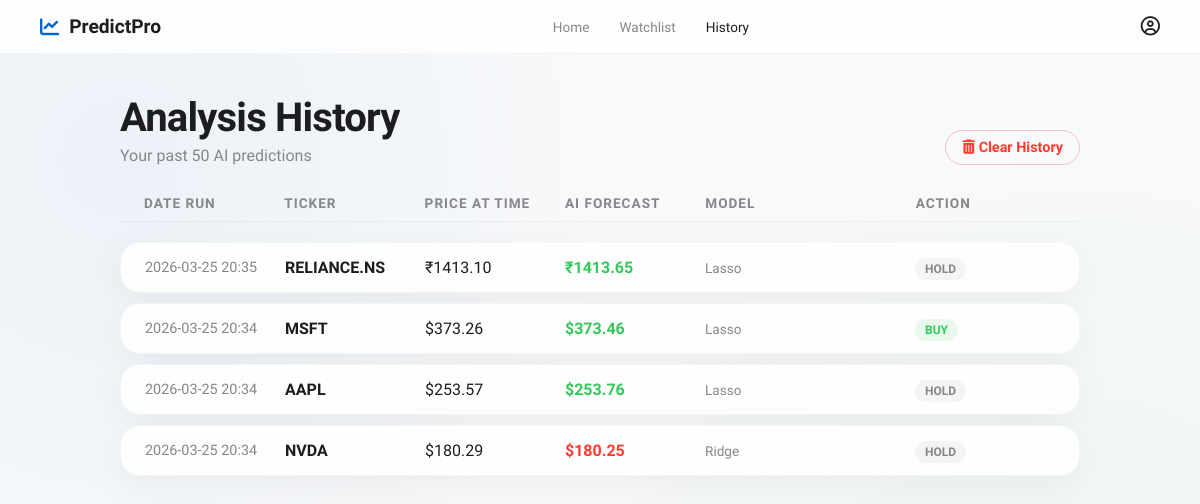
The app's page /history with its own data.
### database.py (models this page shows)
class BaseModel(Model):
    class Meta:
        database = db

class PredictionHistory(BaseModel):
    ticker = CharField()
    date_run = DateTimeField(default=datetime.now)
    current_price = FloatField()
    predicted_price = FloatField()
    currency = CharField(default="$")
    ai_suggestion = CharField()
    confidence_score = FloatField(null=True)
    strategy_explanation = TextField(null=True)
    model_used = CharField(default="XGBoost")

### app.py (the view)
@app.route('/history')
def history():
    db.connect(reuse_if_open=True)
    records = PredictionHistory.select().order_by(PredictionHistory.date_run.desc()).limit(50)
    history_data = [
        {
            "ticker": r.ticker,
            "date": r.date_run.strftime('%Y-%m-%d %H:%M'),
            "current_price": r.current_price,
            "predicted_price": r.predicted_price,
            "currency": getattr(r, 'currency', '$'),
            "suggestion": r.ai_suggestion,
            "model_used": getattr(r, 'model_used', 'XGBoost')
        } for r in records
    ]
    db.close()
    return render_template('history.html', history=history_data)

### templates/history.html (shortened to what this page needs)
<!DOCTYPE html>
<html lang="en">
<head>
    <link rel="stylesheet" href="{{ url_for('static', filename='style.css') }}">
    <link rel="stylesheet" href="https://cdnjs.cloudflare.com/ajax/libs/font-awesome/6.4.0/css/all.min.css">
</head>
<body>
    <nav class="navbar">
        <div class="nav-logo" style="color: var(--accent-blue); display: flex; align-items: center; gap: 10px;">
            <i class="fa-solid fa-chart-line"></i>
            <span style="font-weight: 700; font-size: 1.2rem; color: var(--text-primary);">PredictPro</span>
        </div>
        <div class="nav-links">
            <a href="/">Home</a>
            <a href="/watchlist">Watchlist</a>
            <a href="/history" class="active">History</a>
        </div>
        <div class="nav-profile"><i class="fa-regular fa-user-circle"></i></div>
    </nav>
    <main class="page-container fade-in">
        <div style="display: flex; justify-content: space-between; align-items: flex-end; margin-bottom: 30px;">
            <div>
                <h1 class="page-title" style="margin-bottom: 5px;">Analysis History</h1>
                <p class="page-subtitle" style="margin-bottom: 0;">Your past 50 AI predictions</p>
            </div>
            {% if history %}
            <button id="clearHistoryBtn" class="secondary-btn" style="color: var(--danger); border-color: rgba(255,59,48,0.3);">
                <i class="fa-solid fa-trash-can"></i> Clear History
            </button>
            {% endif %}
        </div>
        {% if history %}
            <div class="grid-table history-grid">
                <div class="grid-header">
                    <div>Date Run</div>
                    <div>Ticker</div>
                    <div>Price at Time</div>
                    <div>AI Forecast</div>
                    <div>Model</div>
                    <div>Action</div>
                </div>
                {% for record in history %}
                    <div class="grid-row glass-widget">
                        <div style="color: var(--text-secondary); font-size: 0.9rem;">{{ record.date }}</div>
                        <div style="font-weight: 700;">{{ record.ticker }}</div>
                        <div>{{ record.currency }}{{ "%.2f"|format(record.current_price) }}</div>
                        <div style="font-weight: 600;" class="{{ 'positive' if record.predicted_price > record.current_price else 'negative' }}">
                            {{ record.currency }}{{ "%.2f"|format(record.predicted_price) }}
                        </div>
                        <div style="color: var(--text-secondary); font-size: 0.85rem;">
                            {{ record.model_used }}
                        </div>
                        <div>
                            <span class="history-chip {{ record.suggestion | lower }}-chip">
                                {{ record.suggestion }}
                            </span>
                        </div>
                    </div>
                {% endfor %}
            </div>
        {% else %}
            <div class="empty-state glass-widget">
                <i class="fa-solid fa-clock-rotate-left" style="font-size: 3rem; color: var(--text-secondary); margin-bottom: 20px;"></i>
                <h3>No history found</h3>
                <p>Track your AI intelligence requests over time here.</p>
            </div>
        {% endif %}
    </main>
</body>
</html>

### static/style.css (style rules this page uses)
:root { --bg-main: #f8f9fa; --text-primary: #1d1d1f; --text-secondary: #86868b; --accent-blue: #0066cc; --accent-hover: #0077ed; --card-bg: rgba(255, 255, 255, 0.85); --card-border: rgba(0, 0, 0, 0.04); --card-shadow: 0 10px 40px rgba(0, 0, 0, 0.05); --success: #34c759; --success-bg: rgba(52, 199, 89, 0.1); --danger: #ff3b30; --danger-bg: rgba(255, 59, 48, 0.1); --warning: #ffcc00; }
* { box-sizing: border-box; margin: 0; padding: 0; }
body { background-color: var(--bg-main); color: var(--text-primary); font-family: 'SF Pro Display', 'Inter', -apple-system, BlinkMacSystemFont, sans-serif; min-height: 100vh; display: flex; flex-direction: column; overflow-x: hidden; background-image: radial-gradient(circle at 10% 20%, rgba(0, 102, 204, 0.05) 0%, transparent 40%), radial-gradient(circle at 90% 80%, rgba(52, 199, 89, 0.05) 0%, transparent 40%); }
.navbar { display: flex; justify-content: space-between; align-items: center; padding: 15px 40px; background: rgba(255, 255, 255, 0.8); backdrop-filter: saturate(180%) blur(20px); -webkit-backdrop-filter: blur(20px); border-bottom: 1px solid var(--card-border); position: sticky; top: 0; z-index: 100; }
.nav-links { display: flex; gap: 30px; }
.nav-links a { text-decoration: none; color: var(--text-secondary); font-size: 0.85rem; font-weight: 500; transition: color 0.2s; }
.nav-links a:hover, .nav-links a.active { color: var(--text-primary); }
.nav-logo, .nav-profile { font-size: 1.2rem; color: var(--text-primary); cursor: pointer; }
.glass-widget { background: var(--card-bg); backdrop-filter: blur(20px); -webkit-backdrop-filter: blur(20px); border: 1px solid var(--card-border); border-radius: 20px; box-shadow: var(--card-shadow); padding: 24px; }
.buy-chip { background: var(--success-bg); color: var(--success); }
.hold-chip { background: var(--card-border); color: var(--text-secondary); }
.positive { color: var(--success); }
.negative { color: var(--danger); }
.fade-in { animation: slideUp 0.6s cubic-bezier(0.16, 1, 0.3, 1) forwards; }
.page-container { max-width: 1000px; margin: 40px auto; padding: 0 20px; width: 100%; flex: 1; }
.page-title { font-size: 2.5rem; letter-spacing: -0.02em; margin-bottom: 5px; }
.page-subtitle { color: var(--text-secondary); margin-bottom: 30px; }
.grid-table { display: flex; flex-direction: column; gap: 10px; width: 100%; }
.grid-header { display: grid; grid-template-columns: 1fr 1fr 1fr; padding: 0 24px 10px 24px; color: var(--text-secondary); font-size: 0.85rem; font-weight: 600; text-transform: uppercase; letter-spacing: 1px; border-bottom: 1px solid var(--card-border); margin-bottom: 10px; }
.history-grid .grid-header { grid-template-columns: 1fr 1fr 1fr 1fr 1.5fr 1fr; }
.grid-row { display: grid; grid-template-columns: 1fr 1fr 1fr; align-items: center; padding: 15px 24px; transition: transform 0.2s; }
.history-grid .grid-row { grid-template-columns: 1fr 1fr 1fr 1fr 1.5fr 1fr; }
.secondary-btn { background: transparent; border: 1px solid var(--card-border); color: var(--text-primary); padding: 8px 16px; border-radius: 20px; font-size: 0.9rem; font-weight: 600; font-family: inherit; cursor: pointer; transition: all 0.2s; }
.history-chip { padding: 4px 10px; border-radius: 12px; font-size: 0.75rem; font-weight: 700; }

### records on screen
PredictionHistory: date "2026-03-25 20:35", ticker "RELIANCE.NS", currency "₹", current_price "1413.10", predicted_price "1413.65", model_used "Lasso", suggestion "HOLD"
PredictionHistory: date "2026-03-25 20:34", ticker "MSFT", currency "$", current_price "373.26", predicted_price "373.46", model_used "Lasso", suggestion "BUY"
PredictionHistory: date "2026-03-25 20:34", ticker "AAPL", currency "$", current_price "253.57", predicted_price "253.76", model_used "Lasso", suggestion "HOLD"
PredictionHistory: date "2026-03-25 20:34", ticker "NVDA", currency "$", current_price "180.29", predicted_price "180.25", model_used "Ridge", suggestion "HOLD"
